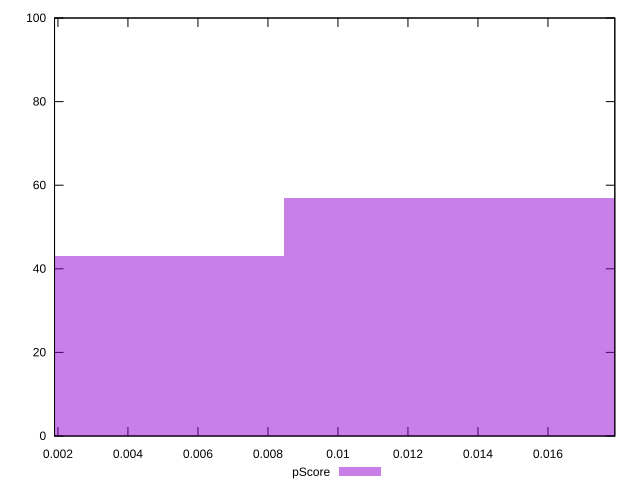

The gnuplot source for this figure:
reset

$pScore <<EOF
0.016918392906996284 57
0 43
EOF

set key outside below
set boxwidth 0.016918392906996284
set xrange [0.001902883622639795:0.01791041875881938]
set yrange [0:100]
set trange [0:100]
set style fill transparent solid 0.5 noborder
set terminal svg size 640, 490 enhanced background rgb 'white'
set output "report_0_00242021-02-20T12:25:28.543Z/cumulative-layout-shift/samples/pages/pScore/histogram.svg"

plot $pScore title "pScore" with boxes

reset
